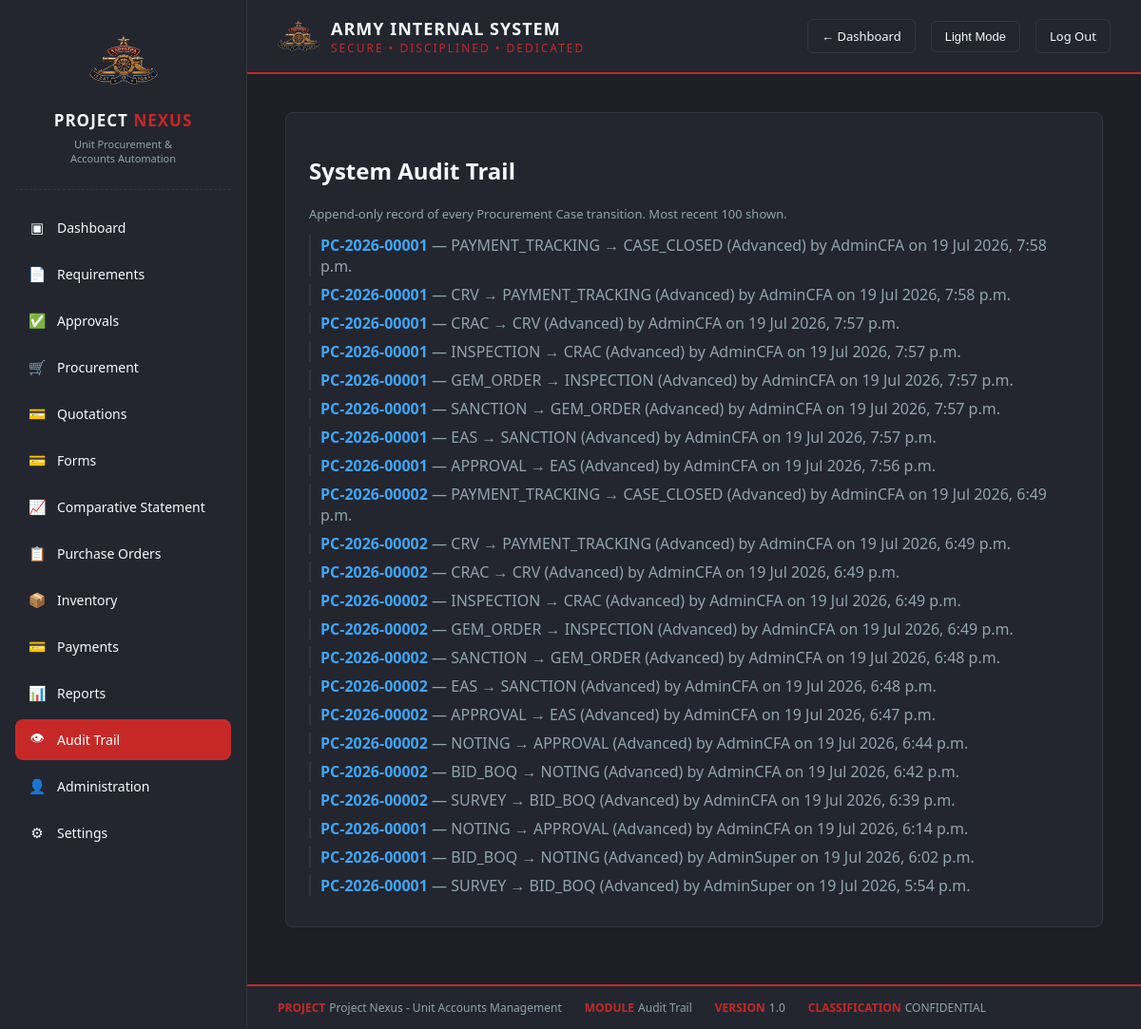
Page /procurement/audit-trail/ (signed in) on the committed database.
### procurement/models.py (models this page shows, shortened)
class CaseStageHistory(CoreModel):
    ACTION_CHOICES = [
        ("ADVANCE", "Advanced"),
        ("RETURN", "Returned"),
    ]
    case = models.ForeignKey(
        ProcurementCase, on_delete=models.PROTECT, related_name="history"
    )
    from_stage = models.CharField(max_length=20)
    to_stage = models.CharField(max_length=20)
    action = models.CharField(max_length=10, choices=ACTION_CHOICES)
    performed_by = models.ForeignKey(
        "authentication.User", on_delete=models.PROTECT, related_name="case_transitions"
    )
    remarks = models.TextField(blank=True, null=True)
    class Meta:
        db_table = "proc_case_stage_history"
        ordering = ["created_at"]
        verbose_name = "Case Stage History"
        verbose_name_plural = "Case Stage History"

class ProcurementCase(CoreModel):
    STAGE_CHOICES = [
        ("SURVEY", "Survey"),
        ("BID_BOQ", "Bid / BOQ"),
        ("NOTING", "Noting"),
        ("APPROVAL", "Approval"),
        ("EAS", "EAS"),
        ("SANCTION", "Sanction"),
        ("GEM_ORDER", "GeM Order / Contract"),
        ("INSPECTION", "Inspection"),
        ("CRAC", "CRAC"),
        ("CRV", "CRV"),
        ("PAYMENT_TRACKING", "Payment Tracking"),
        ("CASE_CLOSED", "Case Closed"),
        ("RETURNED", "Returned for Correction"),
    ]
    STAGE_SEQUENCE = [
        "SURVEY",
        "BID_BOQ",
        "NOTING",
        "APPROVAL",
        "EAS",
        "SANCTION",
        "GEM_ORDER",
        "INSPECTION",
        "CRAC",
        "CRV",
        "PAYMENT_TRACKING",
        "CASE_CLOSED",
    ]
    CFA_ONLY_STAGES = {"APPROVAL", "EAS", "SANCTION"}
    case_number = models.CharField(max_length=30, unique=True, editable=False)
    requirement_item = models.OneToOneField(
        RequirementItem, on_delete=models.PROTECT, related_name="procurement_case"
    )
    current_stage = models.CharField(
        max_length=20, choices=STAGE_CHOICES, default="SURVEY"
    )
    fund_head = models.ForeignKey(
        FundHead,
        on_delete=models.PROTECT,
        null=True,
        blank=True,
        related_name="procurement_cases",
    )
    sanctioned_amount = models.DecimalField(
        max_digits=15, decimal_places=2, null=True, blank=True
    )
    survey_notes = models.TextField(blank=True, null=True)
    bid_boq_details = models.TextField(blank=True, null=True)
    comparative_statement = models.TextField(blank=True, null=True)
    noting_text = models.TextField(blank=True, null=True)
    approval_decision = models.TextField(blank=True, null=True)
    eas_reference = models.CharField(max_length=100, blank=True, null=True)
    sanction_order_number = models.CharField(max_length=100, blank=True, null=True)
    gem_order_reference = models.CharField(max_length=100, blank=True, null=True)
    inspection_notes = models.TextField(blank=True, null=True)
    crac_reference = models.CharField(max_length=100, blank=True, null=True)
    crv_reference = models.CharField(max_length=100, blank=True, null=True)
    is_closed = models.BooleanField(default=False)
    closed_at = models.DateTimeField(null=True, blank=True)
    class Meta:
        db_table = "proc_procurement_cases"
        ordering = ["-created_at"]
        verbose_name = "Procurement Case"
        verbose_name_plural = "Procurement Cases"
    STAGE_REQUIRED_FIELDS = {
        "SURVEY": ["survey_notes"],
        "BID_BOQ": ["bid_boq_details", "comparative_statement"],
        "NOTING": ["noting_text"],
        "APPROVAL": ["approval_decision"],
        "EAS": ["eas_reference"],
        "SANCTION": ["sanction_order_number", "fund_head", "sanctioned_amount"],
        "GEM_ORDER": ["gem_order_reference"],
        "INSPECTION": ["inspection_notes"],
        "CRAC": ["crac_reference"],
        "CRV": ["crv_reference"],
    }

### authentication/models.py (models this page shows)
class User(AbstractUser):
    ROLE_CHOICES = [
        ('HEAD_CLERK', 'Head Clerk'),
        ('ACCOUNTS_CLERK', 'Accounts Clerk'),
        ('ACCOUNTS_JCO', 'Accounts JCO'),
        ('ACCOUNTS_OFFICER', 'Accounts Officer'),
        ('CFA', 'Competent Financial Authority (CFA)'),
        ('ADMINISTRATOR', 'Administrator'),
    ]
    STATUS_CHOICES = [
        ('ACTIVE', 'Active'),
        ('SUSPENDED', 'Suspended'),
        ('INACTIVE', 'Inactive'),
    ]
    id = models.UUIDField(primary_key=True, default=uuid.uuid4, editable=False)
    role = models.CharField(max_length=30, choices=ROLE_CHOICES, default='ACCOUNTS_CLERK')
    status = models.CharField(max_length=20, choices=STATUS_CHOICES, default='ACTIVE')
    class Meta:
        db_table = 'uams_users'

### procurement/views.py (the view)
# urls.py: path('audit-trail/', views.audit_trail, name='audit_trail'),
@login_required
def audit_trail(request):
    from .models import CaseStageHistory
    history = CaseStageHistory.objects.select_related('case', 'performed_by').order_by('-created_at')[:100]
    return render(request, 'procurement/audit_trail.html', {
        'history': history,
        'role': request.user.role,
        'active_nav': 'audit_trail',
    })

### core_base/models.py (called while the page is built)
    def get_queryset(self):
        return super().get_queryset().filter(is_deleted=False)

### templates/procurement/audit_trail.html (shortened to what this page needs)
{% load static %}
<!DOCTYPE html>
<html lang="en">
<head>
  <link rel="stylesheet" href="{% static 'css/style.css' %}">
</head>
<body>
<div class="app-layout">
  {% include 'partials/sidebar.html' %}
  <div class="main-content">
    <div class="topbar">
      <div class="brand">
        <img src="{% static 'images/main-logo.png' %}" alt="Unit Crest" class="brand-icon">
        <div>
          <h1>ARMY INTERNAL SYSTEM</h1>
          <p class="tagline">SECURE &bull; DISCIPLINED &bull; DEDICATED</p>
        </div>
      </div>
      <div class="topbar-right">
        <a href="{% url 'dashboard' %}" class="theme-toggle" style="text-decoration:none;">&larr; Dashboard</a>
        <button id="theme-toggle-btn" class="theme-toggle">Light Mode</button>
        <a href="{% url 'logout' %}" class="theme-toggle" style="text-decoration:none;">Log Out</a>
      </div>
    </div>
    <div class="dashboard-shell">
      <div class="card">
        <h2>System Audit Trail</h2>
        <p style="color:var(--text-secondary); font-size:13px;">Append-only record of every Procurement Case transition. Most recent 100 shown.</p>
        {% for h in history %}
          <p style="color:var(--text-secondary); margin:8px 0; border-left:2px solid var(--border); padding-left:10px;">
            <a href="{% url 'case_detail' h.case.case_number %}" style="color:var(--accent-blue); text-decoration:none; font-weight:600;">{{ h.case.case_number }}</a>
            &mdash; {{ h.from_stage }} &rarr; {{ h.to_stage }} ({{ h.get_action_display }})
            by {{ h.performed_by.username }} on {{ h.created_at|date:"d M Y, P" }}
          </p>
        {% empty %}
          <p style="color:var(--text-secondary)">No audit records yet.</p>
        {% endfor %}
      </div>
    </div>
    <div class="footer-strip">
      <div><span class="label">PROJECT</span><span class="item">Project Nexus - Unit Accounts Management</span></div>
      <div><span class="label">MODULE</span><span class="item">Audit Trail</span></div>
      <div><span class="label">VERSION</span><span class="item">1.0</span></div>
      <div><span class="label">CLASSIFICATION</span><span class="item">CONFIDENTIAL</span></div>
    </div>
  </div>
</div>
</body>
</html>

### templates/partials/sidebar.html
{% load static %}
<div class="sidebar">
  <div class="logo-block">
    <img src="{% static 'images/main-logo.png' %}" alt="Unit Crest">
    <h2>PROJECT <span>NEXUS</span></h2>
    <p>Unit Procurement &amp;<br>Accounts Automation</p>
  </div>
  <hr>
  <nav>
    <a href="{% url 'dashboard' %}" class="{% if active_nav == 'dashboard' %}active{% endif %}">
      <span class="icon">&#9635;</span> Dashboard
    </a>
    {% if role in 'HEAD_CLERK,ACCOUNTS_OFFICER,ADMINISTRATOR' %}
      <a href="#" class="{% if active_nav == 'requirements' %}active{% endif %}">
        <span class="icon">&#128196;</span> Requirements
      </a>
    {% endif %}
    {% if role in 'CFA,ADMINISTRATOR' %}
      <a href="#" class="{% if active_nav == 'approvals' %}active{% endif %}">
        <span class="icon">&#9989;</span> Approvals
      </a>
    {% endif %}
    {% if role in 'ACCOUNTS_CLERK,ACCOUNTS_JCO,ACCOUNTS_OFFICER,ADMINISTRATOR' %}
      <a href="#" class="{% if active_nav == 'procurement' %}active{% endif %}">
        <span class="icon">&#128722;</span> Procurement
      </a>
    {% endif %}
    {% if role in 'ACCOUNTS_CLERK,ADMINISTRATOR' %}
      <a href="#" class="{% if active_nav == 'quotations' %}active{% endif %}">
        <span class="icon">&#128179;</span> Quotations
      </a>
        <a href="#" class="{% if active_nav == 'forms' %}active{% endif %}">
        <span class="icon">&#128179;</span> Forms
      </a>
      <a href="#" class="{% if active_nav == 'comparative' %}active{% endif %}">
        <span class="icon">&#128200;</span> Comparative Statement
      </a>
      <a href="#" class="{% if active_nav == 'purchase_orders' %}active{% endif %}">
        <span class="icon">&#128203;</span> Purchase Orders
      </a>
    {% endif %}
    {% if role in 'ACCOUNTS_JCO,ADMINISTRATOR' %}
      <a href="#" class="{% if active_nav == 'inventory' %}active{% endif %}">
        <span class="icon">&#128230;</span> Inventory
      </a>
    {% endif %}
    {% if role in 'ACCOUNTS_OFFICER,ADMINISTRATOR' %}
      <a href="#" class="{% if active_nav == 'payments' %}active{% endif %}">
        <span class="icon">&#128179;</span> Payments
      </a>
    {% endif %}
    {% if role in 'ACCOUNTS_OFFICER,CFA,ADMINISTRATOR' %}
      <a href="#" class="{% if active_nav == 'reports' %}active{% endif %}">
        <span class="icon">&#128202;</span> Reports
      </a>
    {% endif %}
    {% if role == 'ADMINISTRATOR' %}
      <a href="#" class="{% if active_nav == 'audit_trail' %}active{% endif %}">
        <span class="icon">&#128065;</span> Audit Trail
      </a>
      <a href="#" class="{% if active_nav == 'administration' %}active{% endif %}">
        <span class="icon">&#128100;</span> Administration
      </a>
    {% endif %}
    <a href="#" class="{% if active_nav == 'settings' %}active{% endif %}">
      <span class="icon">&#9881;</span> Settings
    </a>
  </nav>
</div>

### static/css/style.css (style rules this page uses)
:root { --primary-red: #C62828; --accent-blue: #42A5F5; --bg: #1C1F26; --surface: #23262F; --border: #33363F; --text-primary: #F5F9FF; --text-secondary: #90A4AE; }
* { box-sizing: border-box; }
body { margin: 0; font-family: 'Segoe UI', Arial, sans-serif; background: var(--bg); color: var(--text-primary); transition: background 0.2s ease, color 0.2s ease; }
.topbar { display: flex; align-items: center; justify-content: space-between; padding: 16px 32px; border-bottom: 2px solid var(--primary-red); background: var(--surface); }
.topbar .brand { display: flex; align-items: center; gap: 12px; }
.topbar .brand-icon { width: 44px; height: 44px; object-fit: contain; }
.topbar h1 { font-size: 18px; margin: 0; letter-spacing: 1px; }
.topbar .tagline { color: var(--primary-red); font-size: 12px; letter-spacing: 2px; margin: 0; }
.topbar-right { display: flex; align-items: center; gap: 16px; }
.theme-toggle { background: transparent; border: 1px solid var(--border); color: var(--text-primary); padding: 8px 14px; border-radius: 6px; cursor: pointer; font-size: 13px; }
.footer-strip { display: flex; flex-wrap: wrap; gap: 24px; padding: 14px 32px; border-top: 2px solid var(--primary-red); background: var(--surface); font-size: 12px; }
.footer-strip .label { color: var(--primary-red); font-weight: 600; margin-right: 4px; }
.footer-strip .item { color: var(--text-secondary); }
.dashboard-shell { padding: 40px; position: relative; }
.dashboard-shell::before { content: ''; position: fixed; top: 50%; left: 50%; transform: translate(-50%, -50%); width: 600px; height: 600px; background-image: url('/static/images/dashboard-bg-logo.png'); background-size: contain; background-repeat: no-repeat; background-position: center; opacity: 0.05; pointer-events: none; z-index: 0; }
.dashboard-shell .card { background: var(--surface); border: 1px solid var(--border); border-radius: 8px; padding: 24px; margin-bottom: 20px; position: relative; z-index: 1; }
.app-layout { display: flex; min-height: 100vh; }
.sidebar { width: 260px; flex-shrink: 0; background: var(--surface); border-right: 1px solid var(--border); padding: 28px 16px; }
.sidebar .logo-block { text-align: center; margin-bottom: 24px; }
.sidebar .logo-block img { width: 72px; height: 72px; object-fit: contain; margin-bottom: 10px; }
.sidebar .logo-block h2 { font-size: 17px; margin: 0; letter-spacing: 1px; }
.sidebar .logo-block h2 span { color: var(--primary-red); }
.sidebar .logo-block p { font-size: 11px; color: var(--text-secondary); margin: 6px 0 0; line-height: 1.4; }
.sidebar hr { border: none; border-top: 1px dashed var(--border); margin: 0 0 18px; }
.sidebar nav a { display: flex; align-items: center; gap: 12px; padding: 12px 14px; border-radius: 8px; color: var(--text-primary); text-decoration: none; margin-bottom: 6px; font-size: 14px; transition: background 0.15s ease; }
.sidebar nav a.active { background: var(--primary-red); color: #fff; }
.sidebar nav a .icon { width: 18px; height: 18px; flex-shrink: 0; display: inline-flex; align-items: center; justify-content: center; font-size: 15px; }
.main-content { flex: 1; min-width: 0; }

### rows in the picture
CaseStageHistory: case.case_number "PC-2026-00001", from_stage "PAYMENT_TRACKING", to_stage "CASE_CLOSED", action "Advanced", performed_by.username "AdminCFA", created_at "19 Jul 2026, 7:58 p.m."
CaseStageHistory: case.case_number "PC-2026-00001", from_stage "CRV", to_stage "PAYMENT_TRACKING", action "Advanced", performed_by.username "AdminCFA", created_at "19 Jul 2026, 7:58 p.m."
CaseStageHistory: case.case_number "PC-2026-00001", from_stage "CRAC", to_stage "CRV", action "Advanced", performed_by.username "AdminCFA", created_at "19 Jul 2026, 7:57 p.m."
CaseStageHistory: case.case_number "PC-2026-00001", from_stage "INSPECTION", to_stage "CRAC", action "Advanced", performed_by.username "AdminCFA", created_at "19 Jul 2026, 7:57 p.m."
CaseStageHistory: case.case_number "PC-2026-00001", from_stage "GEM_ORDER", to_stage "INSPECTION", action "Advanced", performed_by.username "AdminCFA", created_at "19 Jul 2026, 7:57 p.m."
CaseStageHistory: case.case_number "PC-2026-00001", from_stage "SANCTION", to_stage "GEM_ORDER", action "Advanced", performed_by.username "AdminCFA", created_at "19 Jul 2026, 7:57 p.m."
CaseStageHistory: case.case_number "PC-2026-00001", from_stage "EAS", to_stage "SANCTION", action "Advanced", performed_by.username "AdminCFA", created_at "19 Jul 2026, 7:57 p.m."
CaseStageHistory: case.case_number "PC-2026-00001", from_stage "APPROVAL", to_stage "EAS", action "Advanced", performed_by.username "AdminCFA", created_at "19 Jul 2026, 7:56 p.m."
CaseStageHistory: case.case_number "PC-2026-00002", from_stage "PAYMENT_TRACKING", to_stage "CASE_CLOSED", action "Advanced", performed_by.username "AdminCFA", created_at "19 Jul 2026, 6:49 p.m."
CaseStageHistory: case.case_number "PC-2026-00002", from_stage "CRV", to_stage "PAYMENT_TRACKING", action "Advanced", performed_by.username "AdminCFA", created_at "19 Jul 2026, 6:49 p.m."
CaseStageHistory: case.case_number "PC-2026-00002", from_stage "CRAC", to_stage "CRV", action "Advanced", performed_by.username "AdminCFA", created_at "19 Jul 2026, 6:49 p.m."
CaseStageHistory: case.case_number "PC-2026-00002", from_stage "INSPECTION", to_stage "CRAC", action "Advanced", performed_by.username "AdminCFA", created_at "19 Jul 2026, 6:49 p.m."
CaseStageHistory: case.case_number "PC-2026-00002", from_stage "GEM_ORDER", to_stage "INSPECTION", action "Advanced", performed_by.username "AdminCFA", created_at "19 Jul 2026, 6:49 p.m."
CaseStageHistory: case.case_number "PC-2026-00002", from_stage "SANCTION", to_stage "GEM_ORDER", action "Advanced", performed_by.username "AdminCFA", created_at "19 Jul 2026, 6:48 p.m."
CaseStageHistory: case.case_number "PC-2026-00002", from_stage "EAS", to_stage "SANCTION", action "Advanced", performed_by.username "AdminCFA", created_at "19 Jul 2026, 6:48 p.m."
CaseStageHistory: case.case_number "PC-2026-00002", from_stage "APPROVAL", to_stage "EAS", action "Advanced", performed_by.username "AdminCFA", created_at "19 Jul 2026, 6:47 p.m."
CaseStageHistory: case.case_number "PC-2026-00002", from_stage "NOTING", to_stage "APPROVAL", action "Advanced", performed_by.username "AdminCFA", created_at "19 Jul 2026, 6:44 p.m."
CaseStageHistory: case.case_number "PC-2026-00002", from_stage "BID_BOQ", to_stage "NOTING", action "Advanced", performed_by.username "AdminCFA", created_at "19 Jul 2026, 6:42 p.m."
CaseStageHistory: case.case_number "PC-2026-00002", from_stage "SURVEY", to_stage "BID_BOQ", action "Advanced", performed_by.username "AdminCFA", created_at "19 Jul 2026, 6:39 p.m."
CaseStageHistory: case.case_number "PC-2026-00001", from_stage "NOTING", to_stage "APPROVAL", action "Advanced", performed_by.username "AdminCFA", created_at "19 Jul 2026, 6:14 p.m."
CaseStageHistory: case.case_number "PC-2026-00001", from_stage "BID_BOQ", to_stage "NOTING", action "Advanced", performed_by.username "AdminSuper", created_at "19 Jul 2026, 6:02 p.m."
CaseStageHistory: case.case_number "PC-2026-00001", from_stage "SURVEY", to_stage "BID_BOQ", action "Advanced", performed_by.username "AdminSuper", created_at "19 Jul 2026, 5:54 p.m."
